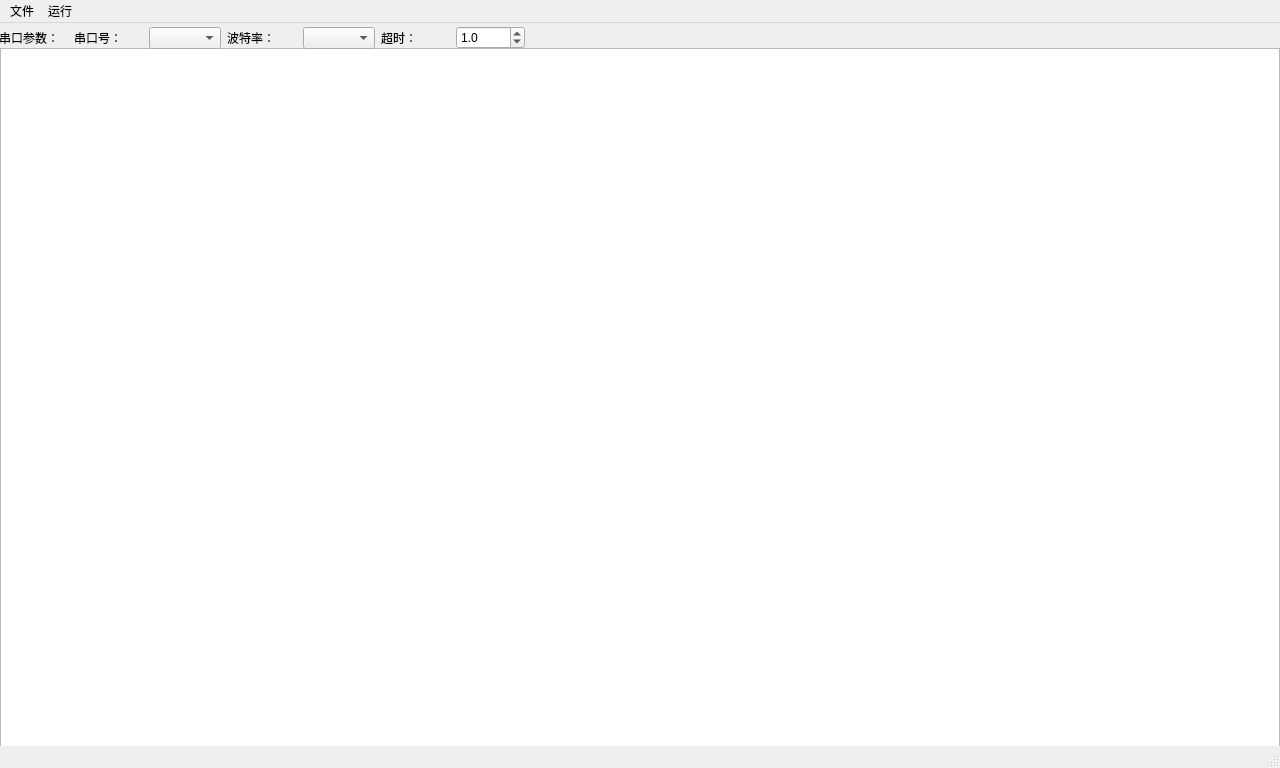
<?xml version="1.0" encoding="UTF-8"?>
<ui version="4.0">
 <class>MainWindow</class>
 <widget class="QMainWindow" name="MainWindow">
  <property name="geometry">
   <rect>
    <x>0</x>
    <y>0</y>
    <width>1280</width>
    <height>768</height>
   </rect>
  </property>
  <property name="maximumSize">
   <size>
    <width>1280</width>
    <height>768</height>
   </size>
  </property>
  <property name="windowTitle">
   <string>无线硬件配置</string>
  </property>
  <widget class="QWidget" name="centralwidget">
   <property name="maximumSize">
    <size>
     <width>1280</width>
     <height>725</height>
    </size>
   </property>
   <widget class="QTextBrowser" name="textBrowser">
    <property name="geometry">
     <rect>
      <x>0</x>
      <y>25</y>
      <width>1280</width>
      <height>700</height>
     </rect>
    </property>
    <property name="maximumSize">
     <size>
      <width>1280</width>
      <height>725</height>
     </size>
    </property>
   </widget>
   <widget class="QWidget" name="horizontalLayoutWidget">
    <property name="geometry">
     <rect>
      <x>-1</x>
      <y>0</y>
      <width>526</width>
      <height>30</height>
     </rect>
    </property>
    <layout class="QHBoxLayout" name="horizontalLayout">
     <item>
      <widget class="QLabel" name="label">
       <property name="text">
        <string>串口参数：</string>
       </property>
      </widget>
     </item>
     <item>
      <widget class="QLabel" name="label_2">
       <property name="text">
        <string>串口号：</string>
       </property>
      </widget>
     </item>
     <item>
      <widget class="QComboBox" name="comboBox_com"/>
     </item>
     <item>
      <widget class="QLabel" name="label_3">
       <property name="text">
        <string>波特率：</string>
       </property>
      </widget>
     </item>
     <item>
      <widget class="QComboBox" name="comboBox_baud"/>
     </item>
     <item>
      <widget class="QLabel" name="label_4">
       <property name="text">
        <string>超时：</string>
       </property>
      </widget>
     </item>
     <item>
      <widget class="QDoubleSpinBox" name="doubleSpinBox">
       <property name="decimals">
        <number>1</number>
       </property>
       <property name="minimum">
        <double>0.100000000000000</double>
       </property>
       <property name="singleStep">
        <double>0.100000000000000</double>
       </property>
       <property name="value">
        <double>1.000000000000000</double>
       </property>
      </widget>
     </item>
    </layout>
   </widget>
  </widget>
  <widget class="QMenuBar" name="menubar">
   <property name="geometry">
    <rect>
     <x>0</x>
     <y>0</y>
     <width>1280</width>
     <height>22</height>
    </rect>
   </property>
   <widget class="QMenu" name="menu">
    <property name="title">
     <string>文件</string>
    </property>
    <addaction name="actiondakai"/>
   </widget>
   <widget class="QMenu" name="menu_2">
    <property name="title">
     <string>运行</string>
    </property>
    <addaction name="actionupload"/>
   </widget>
   <addaction name="menu"/>
   <addaction name="menu_2"/>
  </widget>
  <widget class="QStatusBar" name="statusbar"/>
  <action name="actiondakai">
   <property name="text">
    <string>打开</string>
   </property>
   <property name="iconVisibleInMenu">
    <bool>false</bool>
   </property>
  </action>
  <action name="actionupload">
   <property name="text">
    <string>上传配置</string>
   </property>
  </action>
 </widget>
 <resources/>
 <connections/>
</ui>
